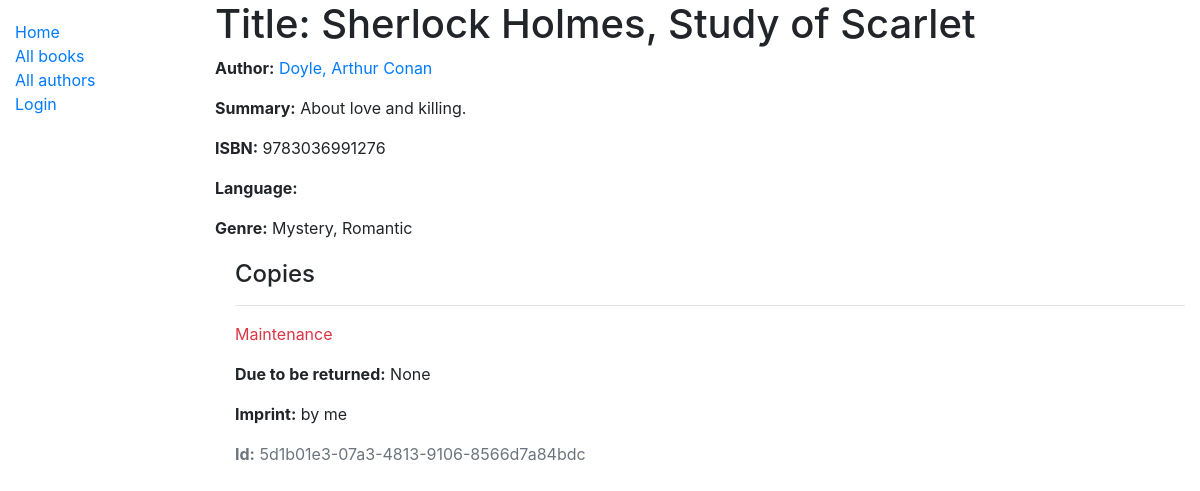
/catalog/book/3, run on the app's committed database.
### catalog/models.py (models this page shows, shortened)
class Book(models.Model):
    title = models.CharField(max_length=200)
    author = models.ForeignKey('Author', on_delete=models.SET_NULL, null=True)
    summary = models.TextField(max_length=1000,
                               help_text='Enter a brief description of book.')
    isbn = models.CharField('ISBN', max_length=13,
                            help_text='13 Character \
                <a href="https://www.isbn-international.org/content/\
                what-isbn">ISBN number</a>')
    genre = models.ManyToManyField(Genre,
                                   help_text='Select genres for this book')
    def display_genre(self):
        """Create a string for Genre.Used to display genre in Site Admin."""
        return ', '.join(genre.name for genre in self.genre.all()[:3])
    display_genre.short_description = 'Genre'

class Author(models.Model):
    first_name = models.CharField(max_length=100)
    last_name = models.CharField(max_length=100)
    date_of_birth = models.DateField(null=True, blank=True)
    date_of_death = models.DateField('died', null=True, blank=True)
    class Meta:
        ordering = ['last_name', 'first_name']
    def get_absolute_url(self):
        return reverse('author-detail', args=[str(self.id)])
    def __str__(self):
        return f'{self.last_name}, {self.first_name}'

class Genre(models.Model):
    name = models.CharField(max_length=200, help_text='Enter a book genre')
    def __str__(self):
        return self.name

class BookInstance(models.Model):
    id = models.UUIDField(primary_key=True, default=uuid.uuid4,
                          help_text='Unique ID for this particular book\
                                    across whole library.')
    book = models.ForeignKey('Book', on_delete=models.SET_NULL, null=True)
    imprint = models.CharField(max_length=200)
    due_back = models.DateField(null=True, blank=True)
    borrower = models.ForeignKey(User, on_delete=models.SET_NULL,
                                 null=True, blank=True)
    LOAN_STATUS = (
        ('m', 'Maintenance'),
        ('o', 'On loan'),
        ('a', 'Available'),
        ('r', 'Reserved'),
    )
    status = models.CharField(
        max_length=1,
        choices=LOAN_STATUS,
        blank=True,
        default='m',
        help_text='Book Availability',
    )
    class Meta:
        ordering = ['due_back']
        permissions = (("can_mark_returned", "Set book as returned"), )

### catalog/views.py (the view)
# urls.py: path('book/<int:pk>', views.BookDetailView.as_view(), name='book-detail'),
class BookDetailView(generic.DetailView):
    model = Book
    template_name = 'catalog/book_detail.html'

### catalog/templates/catalog/book_detail.html
{% extends "base_generic.html" %}
{% block content %}
	<h1>Title: {{ book.title }}</h1>
	<p><strong>Author:</strong> <a href="{{ book.author.get_absolute_url }}">{{ book.author }}</a></p>
	<p><strong>Summary:</strong> {{ book.summary }}</p>
	<p><strong>ISBN:</strong> {{ book.isbn }}</p>
	<p><strong>Language:</strong> {{ book.language }}</p>
	<p><strong>Genre:</strong> {% for genre in book.genre.all %} {{ genre }}{% if not forloop.last %}, {% endif %}{% endfor %}</p>
	<div style="margin-left:20px;margin-top:20px">
		<h4>Copies</h4>
		{% for copy in book.bookinstance_set.all %}
		<hr>
		<p class="{% if copy.status == 'a' %}text-success{% elif copy.status == 'm' %}text-danger{% else %}text-warning{% endif %}">{{ copy.get_status_display }}</p>
		{% if copy.status != 'a' %}
			<p><strong>Due to be returned:</strong> {{copy.due_back}}</p>
		{% endif %}
		<p><strong>Imprint:</strong> {{copy.imprint}}</p>
		<p class="text-muted"><strong>Id:</strong> {{copy.id}}</p>
		{% endfor %}
	</div>
{% endblock %}

### data on the page
Book: title "Sherlock Holmes, Study of Scarlet", author "Doyle, Arthur Conan", summary "About love and killing.", isbn "9783036991276"
Genre: name "Mystery"
Genre: name "Romantic"
BookInstance: status "Maintenance", due_back "None", imprint "by me", id "5d1b01e3-07a3-4813-9106-8566d7a84bdc"
